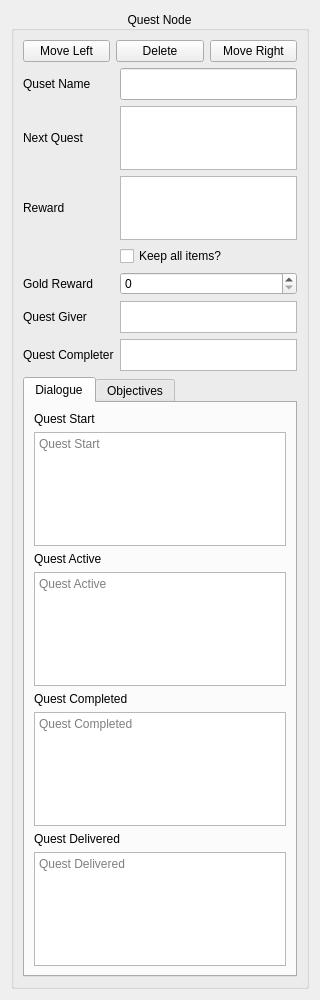
<?xml version="1.0" encoding="UTF-8"?>
<ui version="4.0">
 <class>quest_node</class>
 <widget class="QWidget" name="quest_node">
  <property name="geometry">
   <rect>
    <x>0</x>
    <y>0</y>
    <width>320</width>
    <height>1000</height>
   </rect>
  </property>
  <property name="maximumSize">
   <size>
    <width>320</width>
    <height>1000</height>
   </size>
  </property>
  <property name="acceptDrops">
   <bool>false</bool>
  </property>
  <property name="windowTitle">
   <string>Quest Node</string>
  </property>
  <layout class="QVBoxLayout" name="verticalLayout">
   <item>
    <widget class="QGroupBox" name="group_box">
     <property name="title">
      <string>Quest Node</string>
     </property>
     <property name="alignment">
      <set>Qt::AlignCenter</set>
     </property>
     <layout class="QVBoxLayout" name="verticalLayout_6">
      <item>
       <layout class="QHBoxLayout" name="button_layout">
        <item>
         <widget class="QPushButton" name="move_node_left_bttn">
          <property name="text">
           <string>Move Left</string>
          </property>
         </widget>
        </item>
        <item>
         <widget class="QPushButton" name="delete_node_bttn">
          <property name="text">
           <string>Delete</string>
          </property>
         </widget>
        </item>
        <item>
         <widget class="QPushButton" name="move_node_right_bttn">
          <property name="text">
           <string>Move Right</string>
          </property>
         </widget>
        </item>
       </layout>
      </item>
      <item>
       <layout class="QGridLayout" name="grid_layout">
        <item row="5" column="1">
         <widget class="QCheckBox" name="reward_keep">
          <property name="text">
           <string>Keep all items?</string>
          </property>
         </widget>
        </item>
        <item row="3" column="0">
         <widget class="QLabel" name="nest_quest_lbl">
          <property name="text">
           <string>Next Quest</string>
          </property>
         </widget>
        </item>
        <item row="7" column="1">
         <widget class="QListWidget" name="giver_list">
          <property name="maximumSize">
           <size>
            <width>16777215</width>
            <height>32</height>
           </size>
          </property>
          <property name="focusPolicy">
           <enum>Qt::NoFocus</enum>
          </property>
          <property name="acceptDrops">
           <bool>true</bool>
          </property>
          <property name="toolTip">
           <string>Drag and drop characters from world object database.</string>
          </property>
          <property name="alternatingRowColors">
           <bool>true</bool>
          </property>
          <property name="selectionMode">
           <enum>QAbstractItemView::NoSelection</enum>
          </property>
          <property name="isWrapping" stdset="0">
           <bool>false</bool>
          </property>
         </widget>
        </item>
        <item row="2" column="0">
         <widget class="QLabel" name="name_lbl">
          <property name="text">
           <string>Quset Name</string>
          </property>
         </widget>
        </item>
        <item row="9" column="0">
         <widget class="QLabel" name="completer_lbl">
          <property name="text">
           <string>Quest Completer</string>
          </property>
         </widget>
        </item>
        <item row="9" column="1">
         <widget class="QListWidget" name="completer_list">
          <property name="minimumSize">
           <size>
            <width>0</width>
            <height>0</height>
           </size>
          </property>
          <property name="maximumSize">
           <size>
            <width>16777215</width>
            <height>32</height>
           </size>
          </property>
          <property name="focusPolicy">
           <enum>Qt::NoFocus</enum>
          </property>
          <property name="acceptDrops">
           <bool>true</bool>
          </property>
          <property name="toolTip">
           <string>Drag and drop characters from world object database.</string>
          </property>
          <property name="alternatingRowColors">
           <bool>true</bool>
          </property>
          <property name="selectionMode">
           <enum>QAbstractItemView::NoSelection</enum>
          </property>
         </widget>
        </item>
        <item row="7" column="0">
         <widget class="QLabel" name="giver_lbl">
          <property name="text">
           <string>Quest Giver</string>
          </property>
         </widget>
        </item>
        <item row="3" column="1">
         <widget class="QListWidget" name="next_quest_list">
          <property name="maximumSize">
           <size>
            <width>16777215</width>
            <height>64</height>
           </size>
          </property>
          <property name="acceptDrops">
           <bool>true</bool>
          </property>
          <property name="alternatingRowColors">
           <bool>true</bool>
          </property>
          <property name="selectionMode">
           <enum>QAbstractItemView::NoSelection</enum>
          </property>
          <property name="verticalScrollMode">
           <enum>QAbstractItemView::ScrollPerPixel</enum>
          </property>
         </widget>
        </item>
        <item row="2" column="1">
         <widget class="QLineEdit" name="name_entry">
          <property name="minimumSize">
           <size>
            <width>0</width>
            <height>32</height>
           </size>
          </property>
          <property name="maximumSize">
           <size>
            <width>16777215</width>
            <height>32</height>
           </size>
          </property>
         </widget>
        </item>
        <item row="4" column="1">
         <widget class="QListWidget" name="reward_list">
          <property name="minimumSize">
           <size>
            <width>0</width>
            <height>64</height>
           </size>
          </property>
          <property name="acceptDrops">
           <bool>true</bool>
          </property>
          <property name="alternatingRowColors">
           <bool>true</bool>
          </property>
          <property name="selectionMode">
           <enum>QAbstractItemView::NoSelection</enum>
          </property>
          <property name="verticalScrollMode">
           <enum>QAbstractItemView::ScrollPerPixel</enum>
          </property>
         </widget>
        </item>
        <item row="4" column="0">
         <widget class="QLabel" name="reward_lbl">
          <property name="text">
           <string>Reward</string>
          </property>
         </widget>
        </item>
        <item row="6" column="1">
         <widget class="QSpinBox" name="gold_reward_amount">
          <property name="maximum">
           <number>10000</number>
          </property>
         </widget>
        </item>
        <item row="6" column="0">
         <widget class="QLabel" name="gold_reward_lbl">
          <property name="text">
           <string>Gold Reward</string>
          </property>
         </widget>
        </item>
       </layout>
      </item>
      <item>
       <widget class="QTabWidget" name="tabs">
        <property name="tabPosition">
         <enum>QTabWidget::North</enum>
        </property>
        <property name="currentIndex">
         <number>0</number>
        </property>
        <widget class="QWidget" name="dialogue_tab">
         <attribute name="title">
          <string>Dialogue</string>
         </attribute>
         <layout class="QVBoxLayout" name="verticalLayout_3">
          <item>
           <widget class="QLabel" name="start_lbl">
            <property name="text">
             <string>Quest Start</string>
            </property>
            <property name="alignment">
             <set>Qt::AlignLeading|Qt::AlignLeft|Qt::AlignVCenter</set>
            </property>
           </widget>
          </item>
          <item>
           <widget class="QTextEdit" name="start_entry">
            <property name="placeholderText">
             <string>Quest Start</string>
            </property>
           </widget>
          </item>
          <item>
           <widget class="QLabel" name="active_lbl">
            <property name="text">
             <string>Quest Active</string>
            </property>
            <property name="alignment">
             <set>Qt::AlignLeading|Qt::AlignLeft|Qt::AlignVCenter</set>
            </property>
           </widget>
          </item>
          <item>
           <widget class="QTextEdit" name="active_entry">
            <property name="placeholderText">
             <string>Quest Active</string>
            </property>
           </widget>
          </item>
          <item>
           <widget class="QLabel" name="completed_lbl">
            <property name="text">
             <string>Quest Completed</string>
            </property>
            <property name="alignment">
             <set>Qt::AlignLeading|Qt::AlignLeft|Qt::AlignVCenter</set>
            </property>
           </widget>
          </item>
          <item>
           <widget class="QTextEdit" name="completed_entry">
            <property name="placeholderText">
             <string>Quest Completed</string>
            </property>
           </widget>
          </item>
          <item>
           <widget class="QLabel" name="delivered_lbl">
            <property name="text">
             <string>Quest Delivered</string>
            </property>
            <property name="alignment">
             <set>Qt::AlignLeading|Qt::AlignLeft|Qt::AlignVCenter</set>
            </property>
           </widget>
          </item>
          <item>
           <widget class="QTextEdit" name="delivered_entry">
            <property name="placeholderText">
             <string>Quest Delivered</string>
            </property>
           </widget>
          </item>
         </layout>
        </widget>
        <widget class="QWidget" name="objective_tab">
         <attribute name="title">
          <string>Objectives</string>
         </attribute>
         <layout class="QVBoxLayout" name="verticalLayout_4">
          <item>
           <widget class="QListWidget" name="objective_list">
            <property name="acceptDrops">
             <bool>true</bool>
            </property>
            <property name="toolTip">
             <string>Drag and drop from world object database.</string>
            </property>
            <property name="editTriggers">
             <set>QAbstractItemView::AllEditTriggers</set>
            </property>
            <property name="tabKeyNavigation">
             <bool>true</bool>
            </property>
            <property name="dragEnabled">
             <bool>false</bool>
            </property>
            <property name="alternatingRowColors">
             <bool>true</bool>
            </property>
            <property name="selectionMode">
             <enum>QAbstractItemView::NoSelection</enum>
            </property>
            <property name="verticalScrollMode">
             <enum>QAbstractItemView::ScrollPerPixel</enum>
            </property>
            <property name="horizontalScrollMode">
             <enum>QAbstractItemView::ScrollPerPixel</enum>
            </property>
            <property name="uniformItemSizes">
             <bool>true</bool>
            </property>
           </widget>
          </item>
         </layout>
        </widget>
       </widget>
      </item>
     </layout>
    </widget>
   </item>
  </layout>
 </widget>
 <tabstops>
  <tabstop>move_node_left_bttn</tabstop>
  <tabstop>delete_node_bttn</tabstop>
  <tabstop>move_node_right_bttn</tabstop>
  <tabstop>name_entry</tabstop>
  <tabstop>next_quest_list</tabstop>
  <tabstop>tabs</tabstop>
  <tabstop>start_entry</tabstop>
  <tabstop>active_entry</tabstop>
  <tabstop>completed_entry</tabstop>
  <tabstop>delivered_entry</tabstop>
  <tabstop>objective_list</tabstop>
 </tabstops>
 <resources/>
 <connections/>
</ui>
